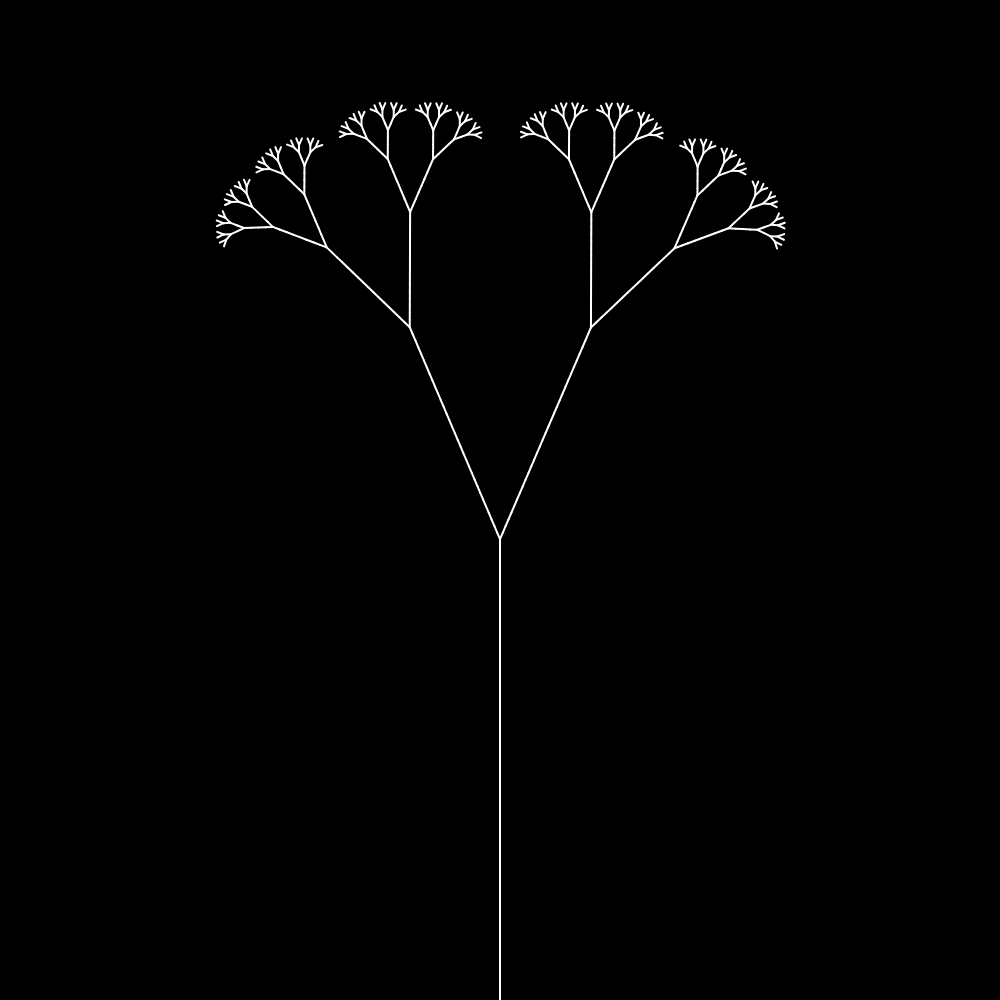
Frame 1 (no input)
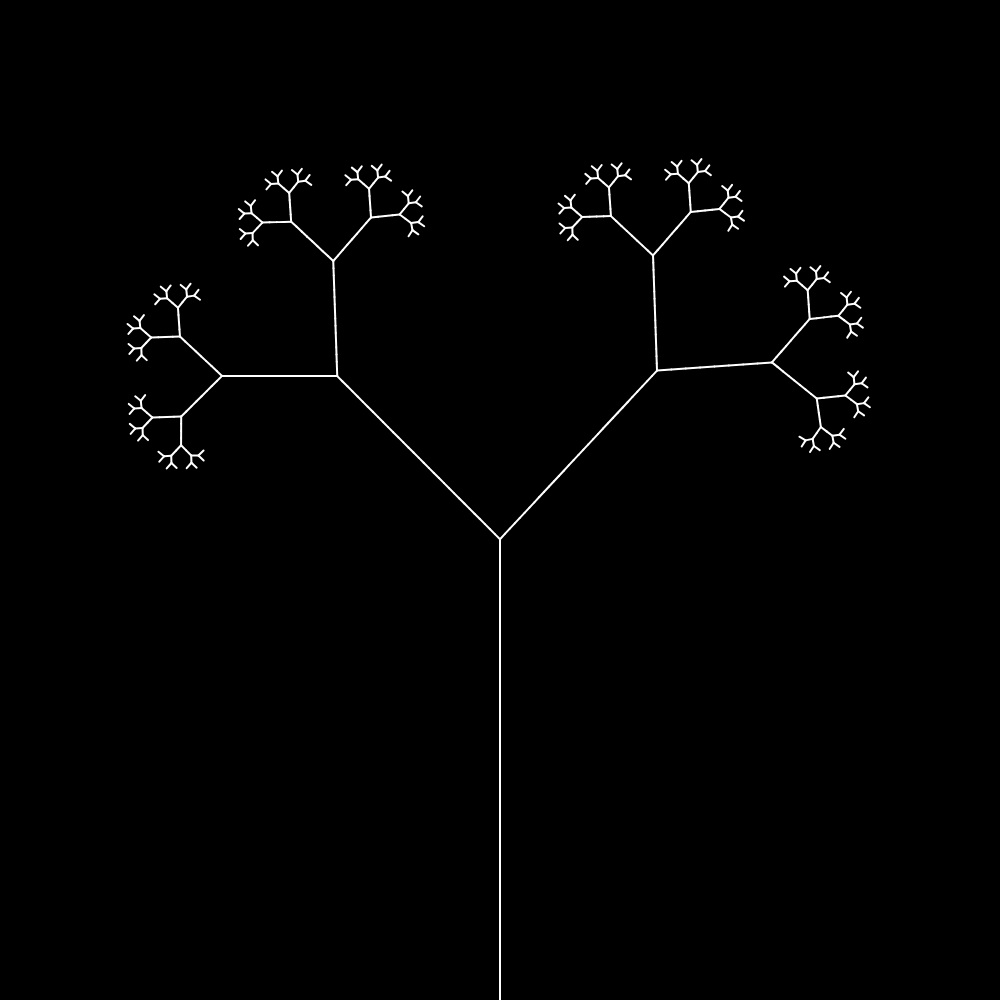
Frame 60 (no input)
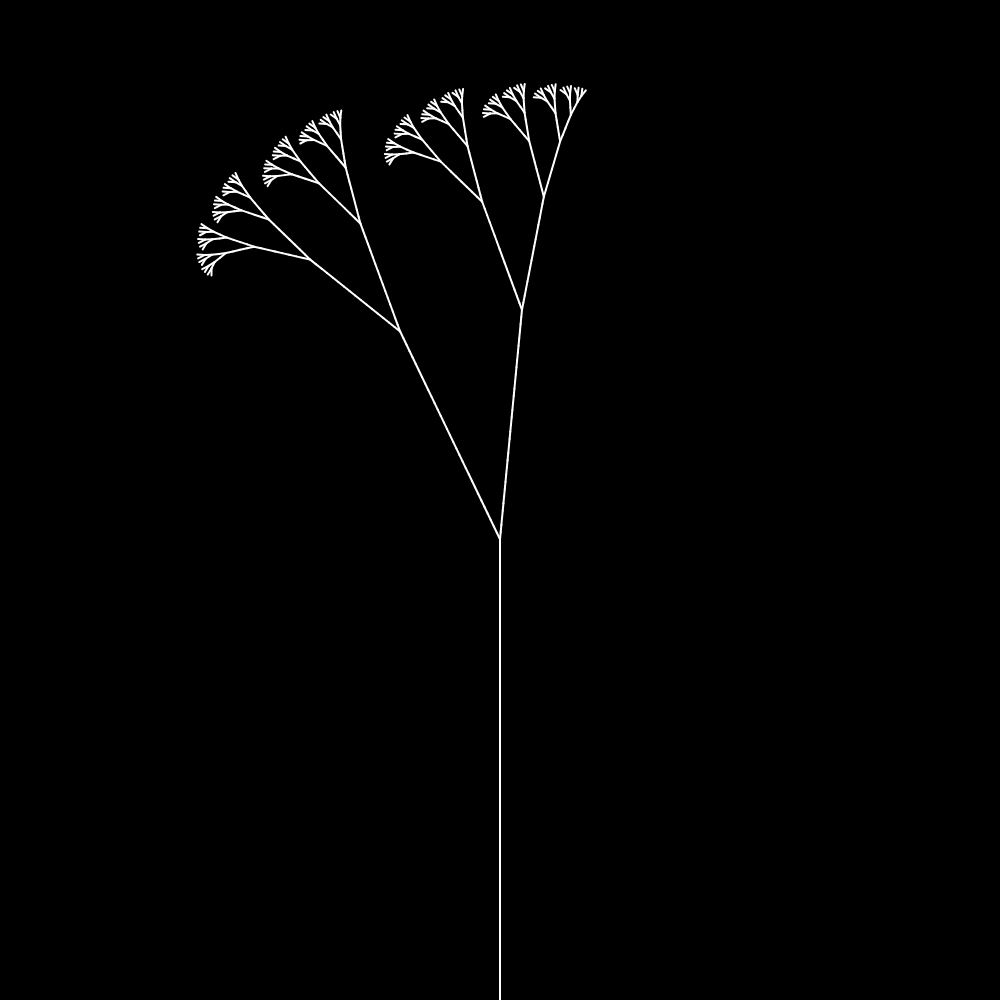
Frame 120 (the mouse pressed at the canvas centre since frame 60)

The p5.js sketch that drew these frames (run headless with seeded random() and noise() and a simulated clock; from frame 60 on, the mouse is pressed at the canvas centre):

// p5.js sketch
// ── sketch.js
function setup() {
	createCanvas(1000, 1000);
	// noLoop();
	background(0);
	stroke(255);
	strokeWeight(2);
	frameRate(60);
}

function draw() {
	background(0);
	translate(width / 2, height);

	const axiom = '0';
	const rules = [
		new Rule('1', '11'),
		new Rule('0', '1[0]0')
	];

	const length = 0.9 * pow(2, 3);

	const sys = new LSystem(axiom, rules);
	const pattern = sys.iterate(7);

	for (const char of pattern) {
		switch (char) {
			case '0':
			case '1':
				line(0, 0, 0, -length);
				translate(0, -length);
				break;
			case '[':
				push();
				rotate((sin(frameCount / 30) + 1) * PI / 8);
				break;
			case ']':
				pop();
				rotate(-(sin(frameCount / 40) + 1) * PI / 8);
				break;
			default:
				break;
		}
	}
}

// ── lsystem.js
class LSystem {
	constructor(axiom, rules) {
		this.axiom = axiom;
		this.rules = rules;
	}

	next(from) {
		let newString = '';

		for (const c of from) {
			let newChar = '';

			const found = this.rules.some(rule => {
				if (rule.predecessor === c) {
					newChar = rule.successor;
					return true;
				}

				return false;
			});

			if (!found) {
				newChar = c;
			}

			newString += newChar;
		}

		return newString;
	}

	iterate(n) {
		let curr = this.axiom; // Axiom is considered 0th iteration

		for (let i = 0; i < n; i++) {
			curr = this.next(curr);
		}

		return curr;
	}
}

// ── rule.js
class Rule {
	constructor(predecessor, successor) {
		this.predecessor = predecessor;
		this.successor = successor;
	}
}
